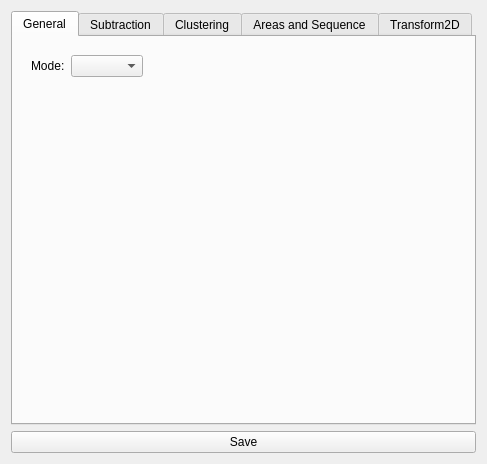
<?xml version="1.0" encoding="UTF-8"?>
<ui version="4.0">
 <class>ProcessWindow</class>
 <widget class="QWidget" name="ProcessWindow">
  <property name="geometry">
   <rect>
    <x>0</x>
    <y>0</y>
    <width>487</width>
    <height>464</height>
   </rect>
  </property>
  <property name="windowTitle">
   <string>Process Parameters</string>
  </property>
  <layout class="QVBoxLayout" name="verticalLayout">
   <item>
    <widget class="QTabWidget" name="tabWidget">
     <property name="currentIndex">
      <number>0</number>
     </property>
     <widget class="QWidget" name="general">
      <attribute name="title">
       <string>General</string>
      </attribute>
      <layout class="QVBoxLayout" name="verticalLayout_2">
       <item>
        <widget class="QWidget" name="widget" native="true">
         <layout class="QHBoxLayout" name="horizontalLayout">
          <item>
           <widget class="QLabel" name="label">
            <property name="text">
             <string>Mode:</string>
            </property>
           </widget>
          </item>
          <item>
           <widget class="QComboBox" name="modeBox"/>
          </item>
          <item>
           <spacer name="horizontalSpacer">
            <property name="orientation">
             <enum>Qt::Horizontal</enum>
            </property>
            <property name="sizeHint" stdset="0">
             <size>
              <width>40</width>
              <height>20</height>
             </size>
            </property>
           </spacer>
          </item>
         </layout>
        </widget>
       </item>
       <item>
        <widget class="QStackedWidget" name="modesWidget">
         <property name="currentIndex">
          <number>0</number>
         </property>
         <widget class="QWidget" name="none"/>
         <widget class="QWidget" name="color">
          <layout class="QVBoxLayout" name="verticalLayout_6">
           <item>
            <widget class="QWidget" name="widget_5" native="true">
             <layout class="QVBoxLayout" name="verticalLayout_5">
              <item>
               <widget class="QCheckBox" name="colorInvertCheck">
                <property name="text">
                 <string>Invert</string>
                </property>
               </widget>
              </item>
             </layout>
            </widget>
           </item>
           <item>
            <widget class="QWidget" name="widget_6" native="true">
             <layout class="QGridLayout" name="gridLayout_3">
              <item row="0" column="0">
               <widget class="QLabel" name="label_2">
                <property name="text">
                 <string>Hmin</string>
                </property>
               </widget>
              </item>
              <item row="0" column="1">
               <widget class="QSlider" name="colorHminSlider">
                <property name="maximum">
                 <number>255</number>
                </property>
                <property name="orientation">
                 <enum>Qt::Horizontal</enum>
                </property>
               </widget>
              </item>
              <item row="0" column="2">
               <widget class="QLabel" name="colorHminLabel">
                <property name="text">
                 <string>0</string>
                </property>
               </widget>
              </item>
              <item row="1" column="0">
               <widget class="QLabel" name="label_3">
                <property name="text">
                 <string>Hmax</string>
                </property>
               </widget>
              </item>
              <item row="1" column="1">
               <widget class="QSlider" name="colorHmaxSlider">
                <property name="maximum">
                 <number>255</number>
                </property>
                <property name="orientation">
                 <enum>Qt::Horizontal</enum>
                </property>
               </widget>
              </item>
              <item row="1" column="2">
               <widget class="QLabel" name="colorHmaxLabel">
                <property name="text">
                 <string>0</string>
                </property>
               </widget>
              </item>
              <item row="2" column="0">
               <widget class="QLabel" name="label_6">
                <property name="text">
                 <string>Smin</string>
                </property>
               </widget>
              </item>
              <item row="2" column="1">
               <widget class="QSlider" name="colorSminSlider">
                <property name="maximum">
                 <number>255</number>
                </property>
                <property name="orientation">
                 <enum>Qt::Horizontal</enum>
                </property>
               </widget>
              </item>
              <item row="2" column="2">
               <widget class="QLabel" name="colorSminLabel">
                <property name="text">
                 <string>0</string>
                </property>
               </widget>
              </item>
              <item row="3" column="0">
               <widget class="QLabel" name="label_7">
                <property name="text">
                 <string>Smax</string>
                </property>
               </widget>
              </item>
              <item row="3" column="1">
               <widget class="QSlider" name="colorSmaxSlider">
                <property name="maximum">
                 <number>255</number>
                </property>
                <property name="orientation">
                 <enum>Qt::Horizontal</enum>
                </property>
               </widget>
              </item>
              <item row="3" column="2">
               <widget class="QLabel" name="colorSmaxLabel">
                <property name="text">
                 <string>0</string>
                </property>
               </widget>
              </item>
              <item row="4" column="0">
               <widget class="QLabel" name="label_4">
                <property name="text">
                 <string>Vmin</string>
                </property>
               </widget>
              </item>
              <item row="4" column="1">
               <widget class="QSlider" name="colorVminSlider">
                <property name="maximum">
                 <number>255</number>
                </property>
                <property name="orientation">
                 <enum>Qt::Horizontal</enum>
                </property>
               </widget>
              </item>
              <item row="4" column="2">
               <widget class="QLabel" name="colorVminLabel">
                <property name="text">
                 <string>0</string>
                </property>
               </widget>
              </item>
              <item row="5" column="0">
               <widget class="QLabel" name="label_5">
                <property name="text">
                 <string>Vmax</string>
                </property>
               </widget>
              </item>
              <item row="5" column="1">
               <widget class="QSlider" name="colorVmaxSlider">
                <property name="maximum">
                 <number>255</number>
                </property>
                <property name="orientation">
                 <enum>Qt::Horizontal</enum>
                </property>
               </widget>
              </item>
              <item row="5" column="2">
               <widget class="QLabel" name="colorVmaxLabel">
                <property name="text">
                 <string>0</string>
                </property>
               </widget>
              </item>
             </layout>
            </widget>
           </item>
           <item>
            <spacer name="verticalSpacer_3">
             <property name="orientation">
              <enum>Qt::Vertical</enum>
             </property>
             <property name="sizeHint" stdset="0">
              <size>
               <width>20</width>
               <height>119</height>
              </size>
             </property>
            </spacer>
           </item>
          </layout>
         </widget>
         <widget class="QWidget" name="motion">
          <layout class="QVBoxLayout" name="verticalLayout_4">
           <item>
            <widget class="QWidget" name="widget_4" native="true">
             <layout class="QHBoxLayout" name="horizontalLayout_3">
              <item>
               <widget class="QLabel" name="label_14">
                <property name="text">
                 <string>Sensitivity</string>
                </property>
               </widget>
              </item>
              <item>
               <widget class="QSlider" name="motionSensitivitySlider">
                <property name="maximum">
                 <number>999</number>
                </property>
                <property name="orientation">
                 <enum>Qt::Horizontal</enum>
                </property>
               </widget>
              </item>
              <item>
               <widget class="QLabel" name="motionSensitivityLabel">
                <property name="text">
                 <string>0</string>
                </property>
               </widget>
              </item>
             </layout>
            </widget>
           </item>
           <item>
            <spacer name="verticalSpacer_2">
             <property name="orientation">
              <enum>Qt::Vertical</enum>
             </property>
             <property name="sizeHint" stdset="0">
              <size>
               <width>20</width>
               <height>217</height>
              </size>
             </property>
            </spacer>
           </item>
          </layout>
         </widget>
         <widget class="QWidget" name="haar">
          <layout class="QVBoxLayout" name="verticalLayout_3">
           <item>
            <widget class="QWidget" name="widget_2" native="true">
             <layout class="QHBoxLayout" name="horizontalLayout_2">
              <item>
               <widget class="QLabel" name="label_8">
                <property name="text">
                 <string>Haar Cascade file</string>
                </property>
               </widget>
              </item>
              <item>
               <widget class="QComboBox" name="haarFileCombo"/>
              </item>
             </layout>
            </widget>
           </item>
           <item>
            <widget class="QWidget" name="widget_3" native="true">
             <layout class="QGridLayout" name="gridLayout">
              <item row="0" column="0">
               <widget class="QLabel" name="label_9">
                <property name="text">
                 <string>Scale factor</string>
                </property>
               </widget>
              </item>
              <item row="0" column="1">
               <widget class="QDoubleSpinBox" name="haarScaleDoubleSpin">
                <property name="minimum">
                 <double>1.000000000000000</double>
                </property>
                <property name="singleStep">
                 <double>0.050000000000000</double>
                </property>
                <property name="value">
                 <double>1.100000000000000</double>
                </property>
               </widget>
              </item>
              <item row="1" column="0">
               <widget class="QLabel" name="label_10">
                <property name="text">
                 <string>Min size x</string>
                </property>
               </widget>
              </item>
              <item row="1" column="1">
               <widget class="QSpinBox" name="haarMinXSpin">
                <property name="maximum">
                 <number>999</number>
                </property>
               </widget>
              </item>
              <item row="2" column="0">
               <widget class="QLabel" name="label_11">
                <property name="text">
                 <string>Min size y</string>
                </property>
               </widget>
              </item>
              <item row="2" column="1">
               <widget class="QSpinBox" name="haarMinYSpin">
                <property name="maximum">
                 <number>999</number>
                </property>
               </widget>
              </item>
              <item row="3" column="0">
               <widget class="QLabel" name="label_12">
                <property name="text">
                 <string>Max size x</string>
                </property>
               </widget>
              </item>
              <item row="3" column="1">
               <widget class="QSpinBox" name="haarMaxXSpin">
                <property name="maximum">
                 <number>999</number>
                </property>
               </widget>
              </item>
              <item row="4" column="0">
               <widget class="QLabel" name="label_13">
                <property name="text">
                 <string>Max size y</string>
                </property>
               </widget>
              </item>
              <item row="4" column="1">
               <widget class="QSpinBox" name="haarMaxYSpin">
                <property name="maximum">
                 <number>999</number>
                </property>
               </widget>
              </item>
             </layout>
            </widget>
           </item>
           <item>
            <spacer name="verticalSpacer">
             <property name="orientation">
              <enum>Qt::Vertical</enum>
             </property>
             <property name="sizeHint" stdset="0">
              <size>
               <width>20</width>
               <height>40</height>
              </size>
             </property>
            </spacer>
           </item>
          </layout>
         </widget>
         <widget class="QWidget" name="contour">
          <layout class="QVBoxLayout" name="verticalLayout_12">
           <item>
            <widget class="QWidget" name="widget_15" native="true">
             <layout class="QGridLayout" name="gridLayout_10">
              <item row="0" column="0">
               <widget class="QLabel" name="label_41">
                <property name="text">
                 <string>Threshold 1</string>
                </property>
               </widget>
              </item>
              <item row="0" column="1">
               <widget class="QSlider" name="contourThreshold1Slider">
                <property name="minimum">
                 <number>1</number>
                </property>
                <property name="maximum">
                 <number>1000</number>
                </property>
                <property name="orientation">
                 <enum>Qt::Horizontal</enum>
                </property>
               </widget>
              </item>
              <item row="0" column="2">
               <widget class="QLabel" name="contourThreshold1Label">
                <property name="text">
                 <string>0</string>
                </property>
               </widget>
              </item>
              <item row="1" column="0">
               <widget class="QLabel" name="label_42">
                <property name="text">
                 <string>Threshold 2</string>
                </property>
               </widget>
              </item>
              <item row="1" column="1">
               <widget class="QSlider" name="contourThreshold2Slider">
                <property name="minimum">
                 <number>1</number>
                </property>
                <property name="maximum">
                 <number>1000</number>
                </property>
                <property name="orientation">
                 <enum>Qt::Horizontal</enum>
                </property>
               </widget>
              </item>
              <item row="1" column="2">
               <widget class="QLabel" name="contourThreshold2Label">
                <property name="text">
                 <string>0</string>
                </property>
               </widget>
              </item>
             </layout>
            </widget>
           </item>
           <item>
            <spacer name="verticalSpacer_8">
             <property name="orientation">
              <enum>Qt::Vertical</enum>
             </property>
             <property name="sizeHint" stdset="0">
              <size>
               <width>20</width>
               <height>40</height>
              </size>
             </property>
            </spacer>
           </item>
          </layout>
         </widget>
         <widget class="QWidget" name="houghCircle">
          <layout class="QVBoxLayout" name="verticalLayout_8">
           <item>
            <widget class="QWidget" name="widget_7" native="true">
             <layout class="QVBoxLayout" name="verticalLayout_9">
              <item>
               <widget class="QWidget" name="widget_9" native="true">
                <layout class="QHBoxLayout" name="horizontalLayout_4">
                 <property name="spacing">
                  <number>6</number>
                 </property>
                 <property name="margin">
                  <number>0</number>
                 </property>
                 <item>
                  <widget class="QWidget" name="widget_8" native="true">
                   <layout class="QGridLayout" name="gridLayout_5">
                    <item row="0" column="0">
                     <widget class="QLabel" name="label_20">
                      <property name="text">
                       <string>Inverse ratio</string>
                      </property>
                     </widget>
                    </item>
                    <item row="0" column="1">
                     <widget class="QDoubleSpinBox" name="houghCirclesInverceRatioDoubleSpin">
                      <property name="minimum">
                       <double>1.000000000000000</double>
                      </property>
                      <property name="maximum">
                       <double>100.000000000000000</double>
                      </property>
                      <property name="value">
                       <double>1.000000000000000</double>
                      </property>
                     </widget>
                    </item>
                    <item row="1" column="0">
                     <widget class="QLabel" name="label_21">
                      <property name="text">
                       <string>Min Distance</string>
                      </property>
                     </widget>
                    </item>
                    <item row="1" column="1">
                     <widget class="QSpinBox" name="houghCirclesMinDistanceSpin">
                      <property name="minimum">
                       <number>1</number>
                      </property>
                      <property name="maximum">
                       <number>1000</number>
                      </property>
                      <property name="value">
                       <number>1</number>
                      </property>
                     </widget>
                    </item>
                    <item row="2" column="0">
                     <widget class="QLabel" name="label_24">
                      <property name="text">
                       <string>Min Radius</string>
                      </property>
                     </widget>
                    </item>
                    <item row="2" column="1">
                     <widget class="QSpinBox" name="houghCirclesMinRadiusSpin">
                      <property name="minimum">
                       <number>0</number>
                      </property>
                      <property name="maximum">
                       <number>1000</number>
                      </property>
                      <property name="value">
                       <number>0</number>
                      </property>
                     </widget>
                    </item>
                    <item row="3" column="0">
                     <widget class="QLabel" name="label_25">
                      <property name="text">
                       <string>Max Radius</string>
                      </property>
                     </widget>
                    </item>
                    <item row="3" column="1">
                     <widget class="QSpinBox" name="houghCirclesMaxRadiusSpin">
                      <property name="minimum">
                       <number>0</number>
                      </property>
                      <property name="maximum">
                       <number>1000</number>
                      </property>
                      <property name="value">
                       <number>0</number>
                      </property>
                     </widget>
                    </item>
                   </layout>
                  </widget>
                 </item>
                 <item>
                  <spacer name="horizontalSpacer_2">
                   <property name="orientation">
                    <enum>Qt::Horizontal</enum>
                   </property>
                   <property name="sizeHint" stdset="0">
                    <size>
                     <width>184</width>
                     <height>20</height>
                    </size>
                   </property>
                  </spacer>
                 </item>
                </layout>
               </widget>
              </item>
              <item>
               <widget class="QWidget" name="widget_10" native="true">
                <layout class="QGridLayout" name="gridLayout_6">
                 <item row="0" column="0">
                  <widget class="QLabel" name="label_22">
                   <property name="text">
                    <string>Param1</string>
                   </property>
                  </widget>
                 </item>
                 <item row="0" column="1">
                  <widget class="QSlider" name="houghCirclesParam1Slider">
                   <property name="minimum">
                    <number>1</number>
                   </property>
                   <property name="maximum">
                    <number>1000</number>
                   </property>
                   <property name="orientation">
                    <enum>Qt::Horizontal</enum>
                   </property>
                  </widget>
                 </item>
                 <item row="0" column="2">
                  <widget class="QLabel" name="houghCirclesParam1Label">
                   <property name="text">
                    <string>1</string>
                   </property>
                  </widget>
                 </item>
                 <item row="1" column="0">
                  <widget class="QLabel" name="label_23">
                   <property name="text">
                    <string>Param2</string>
                   </property>
                  </widget>
                 </item>
                 <item row="1" column="1">
                  <widget class="QSlider" name="houghCirclesParam2Slider">
                   <property name="minimum">
                    <number>1</number>
                   </property>
                   <property name="maximum">
                    <number>1000</number>
                   </property>
                   <property name="orientation">
                    <enum>Qt::Horizontal</enum>
                   </property>
                  </widget>
                 </item>
                 <item row="1" column="2">
                  <widget class="QLabel" name="houghCirclesParam2Label">
                   <property name="text">
                    <string>1</string>
                   </property>
                  </widget>
                 </item>
                </layout>
               </widget>
              </item>
              <item>
               <spacer name="verticalSpacer_5">
                <property name="orientation">
                 <enum>Qt::Vertical</enum>
                </property>
                <property name="sizeHint" stdset="0">
                 <size>
                  <width>20</width>
                  <height>100</height>
                 </size>
                </property>
               </spacer>
              </item>
             </layout>
            </widget>
           </item>
          </layout>
         </widget>
        </widget>
       </item>
      </layout>
     </widget>
     <widget class="QWidget" name="subtraction">
      <attribute name="title">
       <string>Subtraction</string>
      </attribute>
      <layout class="QVBoxLayout" name="verticalLayout_14">
       <item>
        <widget class="QWidget" name="subtractionHitWidget" native="true">
         <layout class="QHBoxLayout" name="horizontalLayout_7">
          <item>
           <widget class="QLabel" name="label_43">
            <property name="text">
             <string>Subtraction Hit</string>
            </property>
           </widget>
          </item>
          <item>
           <widget class="QPushButton" name="subtractionHitAddButton">
            <property name="text">
             <string>Add</string>
            </property>
           </widget>
          </item>
          <item>
           <widget class="QPushButton" name="subtractionHitAdd5Button">
            <property name="text">
             <string>Add x5</string>
            </property>
           </widget>
          </item>
          <item>
           <widget class="QPushButton" name="subtractionHitClearButton">
            <property name="text">
             <string>Clear</string>
            </property>
           </widget>
          </item>
         </layout>
        </widget>
       </item>
       <item>
        <spacer name="verticalSpacer_9">
         <property name="orientation">
          <enum>Qt::Vertical</enum>
         </property>
         <property name="sizeHint" stdset="0">
          <size>
           <width>20</width>
           <height>40</height>
          </size>
         </property>
        </spacer>
       </item>
      </layout>
     </widget>
     <widget class="QWidget" name="clustering">
      <attribute name="title">
       <string>Clustering</string>
      </attribute>
      <layout class="QVBoxLayout" name="verticalLayout_11">
       <item>
        <widget class="QWidget" name="widget_14" native="true">
         <layout class="QHBoxLayout" name="horizontalLayout_6">
          <item>
           <widget class="QLabel" name="label_40">
            <property name="text">
             <string>Mode:</string>
            </property>
           </widget>
          </item>
          <item>
           <widget class="QComboBox" name="clusterModeBox"/>
          </item>
          <item>
           <spacer name="horizontalSpacer_3">
            <property name="orientation">
             <enum>Qt::Horizontal</enum>
            </property>
            <property name="sizeHint" stdset="0">
             <size>
              <width>40</width>
              <height>20</height>
             </size>
            </property>
           </spacer>
          </item>
         </layout>
        </widget>
       </item>
       <item>
        <widget class="QGroupBox" name="groupBox_4">
         <property name="title">
          <string>Simple</string>
         </property>
         <layout class="QGridLayout" name="gridLayout_9">
          <item row="0" column="0">
           <widget class="QLabel" name="label_37">
            <property name="text">
             <string>Distance</string>
            </property>
           </widget>
          </item>
          <item row="0" column="1">
           <widget class="QSpinBox" name="clusterSimpleDistanceSpin">
            <property name="minimum">
             <number>1</number>
            </property>
            <property name="value">
             <number>1</number>
            </property>
           </widget>
          </item>
          <item row="1" column="0">
           <widget class="QLabel" name="label_38">
            <property name="text">
             <string>Limit</string>
            </property>
           </widget>
          </item>
          <item row="1" column="1">
           <widget class="QSpinBox" name="clusterSimpleLimitSpin"/>
          </item>
          <item row="2" column="0">
           <widget class="QLabel" name="label_39">
            <property name="text">
             <string>Density</string>
            </property>
           </widget>
          </item>
          <item row="2" column="1">
           <widget class="QSpinBox" name="clusterSimpleDensitySpin"/>
          </item>
         </layout>
        </widget>
       </item>
       <item>
        <widget class="QGroupBox" name="groupBox">
         <property name="title">
          <string>Table</string>
         </property>
         <layout class="QGridLayout" name="gridLayout_2">
          <item row="0" column="0">
           <widget class="QLabel" name="label_15">
            <property name="text">
             <string>Cell width</string>
            </property>
           </widget>
          </item>
          <item row="0" column="1">
           <widget class="QSpinBox" name="clusterTableWidthSpin">
            <property name="minimum">
             <number>1</number>
            </property>
           </widget>
          </item>
          <item row="1" column="0">
           <widget class="QLabel" name="label_16">
            <property name="text">
             <string>Cell height</string>
            </property>
           </widget>
          </item>
          <item row="1" column="1">
           <widget class="QSpinBox" name="clusterTableHeightSpin">
            <property name="minimum">
             <number>1</number>
            </property>
           </widget>
          </item>
          <item row="2" column="0">
           <widget class="QLabel" name="label_17">
            <property name="text">
             <string>Density</string>
            </property>
           </widget>
          </item>
          <item row="2" column="1">
           <widget class="QSpinBox" name="clusterTableDensitySpin">
            <property name="maximum">
             <number>100</number>
            </property>
           </widget>
          </item>
         </layout>
        </widget>
       </item>
       <item>
        <spacer name="verticalSpacer_7">
         <property name="orientation">
          <enum>Qt::Vertical</enum>
         </property>
         <property name="sizeHint" stdset="0">
          <size>
           <width>20</width>
           <height>40</height>
          </size>
         </property>
        </spacer>
       </item>
      </layout>
     </widget>
     <widget class="QWidget" name="areasSequences">
      <attribute name="title">
       <string>Areas and Sequence</string>
      </attribute>
      <layout class="QVBoxLayout" name="verticalLayout_7">
       <item>
        <widget class="QGroupBox" name="groupBox_5">
         <property name="title">
          <string>Areas Filter</string>
         </property>
         <layout class="QVBoxLayout" name="verticalLayout_13">
          <item>
           <widget class="QCheckBox" name="filterAreasOutframeCheckBox">
            <property name="text">
             <string>Filter outframe</string>
            </property>
           </widget>
          </item>
         </layout>
        </widget>
       </item>
       <item>
        <widget class="QGroupBox" name="groupBox_2">
         <property name="title">
          <string>Sequences</string>
         </property>
         <layout class="QGridLayout" name="gridLayout_4">
          <item row="0" column="0">
           <widget class="QLabel" name="label_18">
            <property name="text">
             <string>Count</string>
            </property>
           </widget>
          </item>
          <item row="0" column="1">
           <widget class="QSpinBox" name="seqAreaCountSpin"/>
          </item>
          <item row="1" column="0">
           <widget class="QLabel" name="label_19">
            <property name="text">
             <string>Lenght limit</string>
            </property>
           </widget>
          </item>
          <item row="1" column="1">
           <widget class="QDoubleSpinBox" name="seqAreaLenghtLimitDoubleSpin">
            <property name="maximum">
             <double>1000.000000000000000</double>
            </property>
           </widget>
          </item>
         </layout>
        </widget>
       </item>
       <item>
        <widget class="QGroupBox" name="groupBox_3">
         <property name="title">
          <string>Sequences Filter</string>
         </property>
         <layout class="QGridLayout" name="gridLayout_8">
          <item row="0" column="0">
           <widget class="QLabel" name="label_36">
            <property name="text">
             <string>Buffer Size</string>
            </property>
           </widget>
          </item>
          <item row="0" column="1">
           <widget class="QSpinBox" name="filterSeqAreaBufferSizeSpin">
            <property name="maximum">
             <number>1</number>
            </property>
           </widget>
          </item>
         </layout>
        </widget>
       </item>
       <item>
        <spacer name="verticalSpacer_4">
         <property name="orientation">
          <enum>Qt::Vertical</enum>
         </property>
         <property name="sizeHint" stdset="0">
          <size>
           <width>20</width>
           <height>40</height>
          </size>
         </property>
        </spacer>
       </item>
      </layout>
     </widget>
     <widget class="QWidget" name="transform2D">
      <attribute name="title">
       <string>Transform2D</string>
      </attribute>
      <layout class="QVBoxLayout" name="verticalLayout_10">
       <item>
        <widget class="QWidget" name="widget_12" native="true">
         <layout class="QHBoxLayout" name="horizontalLayout_5">
          <property name="margin">
           <number>0</number>
          </property>
          <item>
           <widget class="QWidget" name="widget_11" native="true">
            <layout class="QGridLayout" name="gridLayout_7">
             <item row="0" column="0">
              <widget class="QLabel" name="label_26">
               <property name="text">
                <string>Mx</string>
               </property>
              </widget>
             </item>
             <item row="0" column="1" colspan="2">
              <widget class="QDoubleSpinBox" name="transform2DMxDoubleSpin">
               <property name="minimum">
                <double>-1000.000000000000000</double>
               </property>
               <property name="maximum">
                <double>1000.000000000000000</double>
               </property>
               <property name="singleStep">
                <double>5.000000000000000</double>
               </property>
              </widget>
             </item>
             <item row="1" column="0">
              <widget class="QLabel" name="label_27">
               <property name="text">
                <string>My</string>
               </property>
              </widget>
             </item>
             <item row="1" column="1" colspan="2">
              <widget class="QDoubleSpinBox" name="transform2DMyDoubleSpin">
               <property name="minimum">
                <double>-1000.000000000000000</double>
               </property>
               <property name="maximum">
                <double>1000.000000000000000</double>
               </property>
               <property name="singleStep">
                <double>5.000000000000000</double>
               </property>
              </widget>
             </item>
             <item row="2" column="0">
              <widget class="QLabel" name="label_28">
               <property name="text">
                <string>Sx</string>
               </property>
              </widget>
             </item>
             <item row="2" column="1" colspan="2">
              <widget class="QDoubleSpinBox" name="transform2DSxDoubleSpin">
               <property name="decimals">
                <number>3</number>
               </property>
               <property name="singleStep">
                <double>0.010000000000000</double>
               </property>
               <property name="value">
                <double>1.000000000000000</double>
               </property>
              </widget>
             </item>
             <item row="3" column="0">
              <widget class="QLabel" name="label_29">
               <property name="text">
                <string>Sy</string>
               </property>
              </widget>
             </item>
             <item row="3" column="1" colspan="2">
              <widget class="QDoubleSpinBox" name="transform2DSyDoubleSpin">
               <property name="decimals">
                <number>3</number>
               </property>
               <property name="singleStep">
                <double>0.010000000000000</double>
               </property>
               <property name="value">
                <double>1.000000000000000</double>
               </property>
              </widget>
             </item>
             <item row="4" column="0">
              <widget class="QLabel" name="label_30">
               <property name="text">
                <string>Theta</string>
               </property>
              </widget>
             </item>
             <item row="4" column="1" colspan="2">
              <widget class="QDoubleSpinBox" name="transform2DThetaDoubleSpin">
               <property name="minimum">
                <double>-10.000000000000000</double>
               </property>
               <property name="maximum">
                <double>10.000000000000000</double>
               </property>
               <property name="singleStep">
                <double>0.010000000000000</double>
               </property>
              </widget>
             </item>
             <item row="5" column="0">
              <widget class="QLabel" name="label_31">
               <property name="text">
                <string>H</string>
               </property>
              </widget>
             </item>
             <item row="5" column="1" colspan="2">
              <widget class="QDoubleSpinBox" name="transform2DHDoubleSpin">
               <property name="minimum">
                <double>-10.000000000000000</double>
               </property>
               <property name="maximum">
                <double>10.000000000000000</double>
               </property>
               <property name="singleStep">
                <double>0.010000000000000</double>
               </property>
              </widget>
             </item>
             <item row="6" column="0">
              <widget class="QLabel" name="label_32">
               <property name="text">
                <string>G</string>
               </property>
              </widget>
             </item>
             <item row="6" column="1" colspan="2">
              <widget class="QDoubleSpinBox" name="transform2DGDoubleSpin">
               <property name="minimum">
                <double>-10.000000000000000</double>
               </property>
               <property name="maximum">
                <double>10.000000000000000</double>
               </property>
               <property name="singleStep">
                <double>0.010000000000000</double>
               </property>
              </widget>
             </item>
            </layout>
           </widget>
          </item>
          <item>
           <widget class="QWidget" name="widget_13" native="true">
            <widget class="QDoubleSpinBox" name="transform2DDeepHxDoubleSpin">
             <property name="geometry">
              <rect>
               <x>90</x>
               <y>10</y>
               <width>71</width>
               <height>20</height>
              </rect>
             </property>
             <property name="minimum">
              <double>-1000.000000000000000</double>
             </property>
             <property name="maximum">
              <double>1000.000000000000000</double>
             </property>
            </widget>
            <widget class="QLabel" name="label_35">
             <property name="geometry">
              <rect>
               <x>9</x>
               <y>70</y>
               <width>40</width>
               <height>16</height>
              </rect>
             </property>
             <property name="text">
              <string>Deep Hs</string>
             </property>
            </widget>
            <widget class="QLabel" name="label_34">
             <property name="geometry">
              <rect>
               <x>9</x>
               <y>40</y>
               <width>41</width>
               <height>16</height>
              </rect>
             </property>
             <property name="text">
              <string>Deep Hy</string>
             </property>
            </widget>
            <widget class="QDoubleSpinBox" name="transform2DDeepHsDoubleSpin">
             <property name="geometry">
              <rect>
               <x>90</x>
               <y>70</y>
               <width>71</width>
               <height>20</height>
              </rect>
             </property>
             <property name="decimals">
              <number>5</number>
             </property>
             <property name="minimum">
              <double>-99.989999999999995</double>
             </property>
             <property name="singleStep">
              <double>0.000100000000000</double>
             </property>
            </widget>
            <widget class="QDoubleSpinBox" name="transform2DDeepHyDoubleSpin">
             <property name="geometry">
              <rect>
               <x>90</x>
               <y>40</y>
               <width>71</width>
               <height>20</height>
              </rect>
             </property>
             <property name="minimum">
              <double>-1000.000000000000000</double>
             </property>
             <property name="maximum">
              <double>1000.000000000000000</double>
             </property>
            </widget>
            <widget class="QLabel" name="label_33">
             <property name="geometry">
              <rect>
               <x>9</x>
               <y>10</y>
               <width>41</width>
               <height>16</height>
              </rect>
             </property>
             <property name="text">
              <string>Deep Hx</string>
             </property>
            </widget>
           </widget>
          </item>
         </layout>
        </widget>
       </item>
       <item>
        <spacer name="verticalSpacer_6">
         <property name="orientation">
          <enum>Qt::Vertical</enum>
         </property>
         <property name="sizeHint" stdset="0">
          <size>
           <width>20</width>
           <height>40</height>
          </size>
         </property>
        </spacer>
       </item>
      </layout>
     </widget>
    </widget>
   </item>
   <item>
    <widget class="QPushButton" name="saveButton">
     <property name="text">
      <string>Save</string>
     </property>
    </widget>
   </item>
  </layout>
 </widget>
 <resources/>
 <connections/>
</ui>
